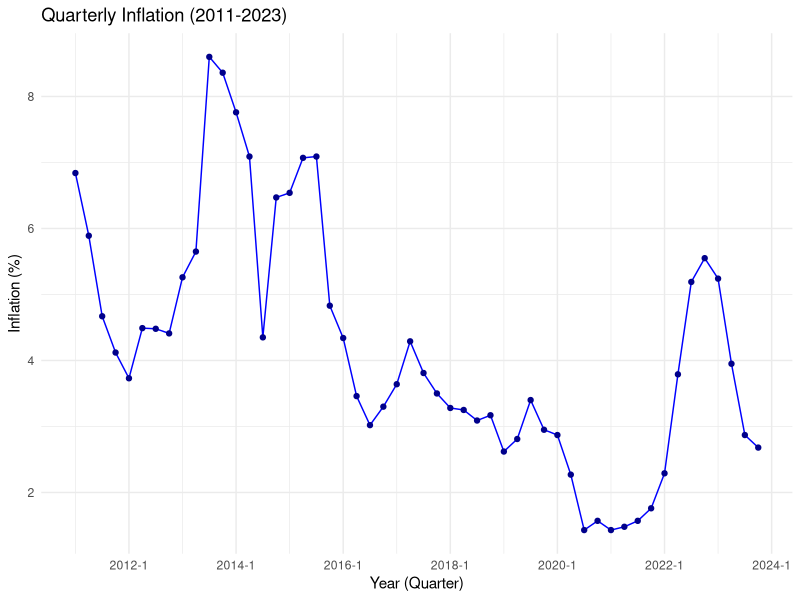
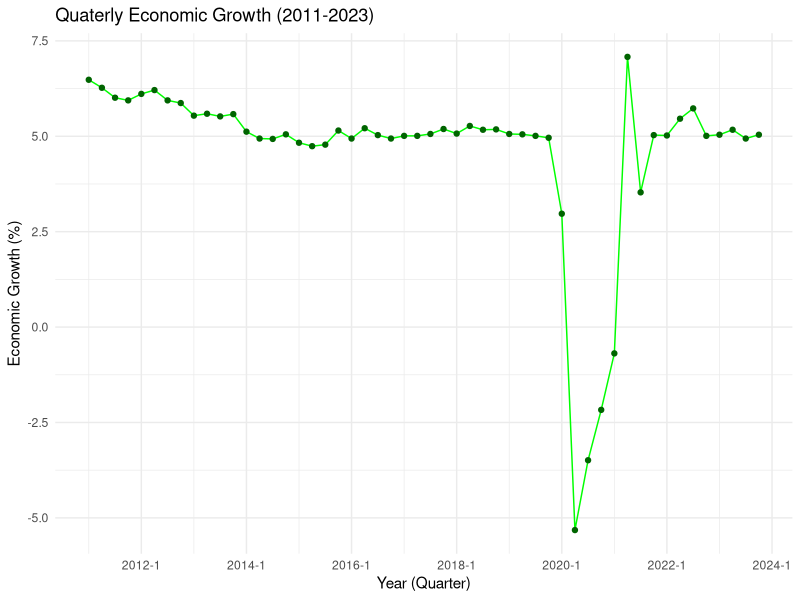
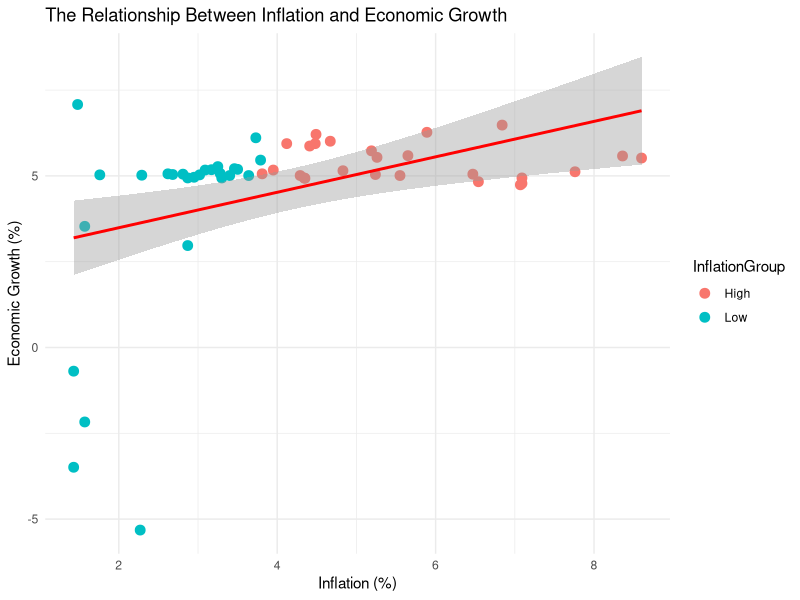
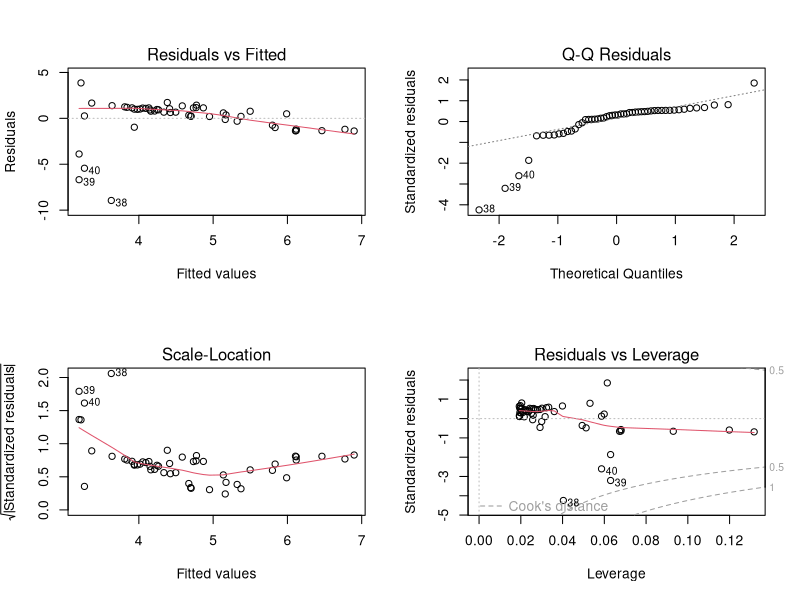
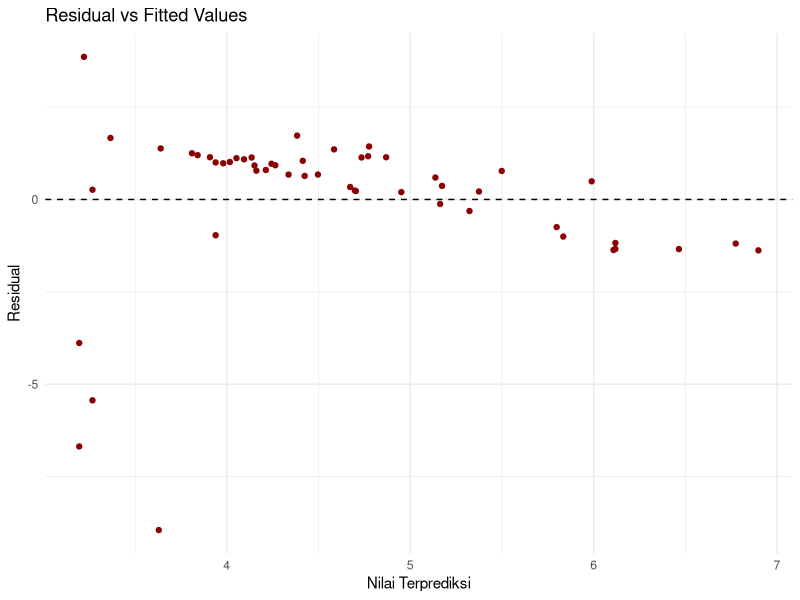

Write the R code that produced these figures, in order.
# --- 1. MEMUAT LIBRARY ---
library(tidyverse)
library(lubridate)
library(zoo)
library(ggplot2)

# --- 2. MEMBANGUN DATA FRAME ---
# Data input per triwulan dari tahun 2011 hingga 2023
tahun <- rep(2011:2023, each = 4)
triwulan <- rep(c("I", "II", "III", "IV"), times = 13)
inflasi <- c(6.84, 5.89, 4.67, 4.12, 3.73, 4.49, 4.48, 4.41, 5.26, 5.65, 8.60, 8.36, 
             7.76, 7.09, 4.35, 6.47, 6.54, 7.07, 7.09, 4.83, 4.34, 3.46, 3.02, 3.30, 
             3.64, 4.29, 3.81, 3.50, 3.28, 3.25, 3.09, 3.17, 2.62, 2.81, 3.40, 2.95, 
             2.87, 2.27, 1.43, 1.57, 1.43, 1.48, 1.57, 1.76, 2.29, 3.79, 5.19, 5.55, 
             5.24, 3.95, 2.87, 2.68)
pertumbuhan_ekonomi <- c(6.48, 6.27, 6.01, 5.94, 6.11, 6.21, 5.94, 5.87, 5.54, 
                         5.59, 5.52, 5.58, 5.12, 4.94, 4.93, 5.05, 4.83, 4.74,
                         4.78, 5.15, 4.94, 5.21, 5.03, 4.94, 5.01, 5.01,
                         5.06, 5.19, 5.07, 5.27, 5.17, 5.18, 5.06, 5.05,
                         5.01, 4.96, 2.97, -5.32, -3.49, -2.17, -0.69, 7.08,
                         3.53, 5.03, 5.02, 5.46, 5.73, 5.01, 5.04, 5.17, 4.94, 5.04)

# Gabungkan data ke dalam data frame
data <- data.frame(
  Tahun = tahun,
  Triwulan = triwulan,
  Inflasi = inflasi,
  PertumbuhanEkonomi = pertumbuhan_ekonomi
)

# Membuat kolom YearQuarter untuk keperluan deret waktu
data <- data %>%
  mutate(
    QuarterNum = case_when(
      Triwulan == "I"   ~ 1,
      Triwulan == "II"  ~ 2,
      Triwulan == "III" ~ 3,
      Triwulan == "IV"  ~ 4,
      TRUE ~ NA_real_
    ),
    YearQuarter = as.yearqtr(paste(Tahun, QuarterNum), format = "%Y %q")
  )

# --- 3. PENGGOLONGAN DATA BERDASARKAN TINGKAT INFLASI ---
# Tujuan uji t: Mengetahui apakah perbedaan tingkat inflasi (rendah vs. tinggi)
# berpengaruh terhadap pertumbuhan ekonomi.
# Gunakan median inflasi sebagai batas pengelompokan.
median_inflasi <- median(data$Inflasi)
data <- data %>%
  mutate(InflationGroup = if_else(Inflasi <= median_inflasi, "Low", "High"))

# Tampilkan ringkasan per kelompok
data %>% 
  group_by(InflationGroup) %>% 
  summarise(
    Rata2_Inflasi = mean(Inflasi),
    Rata2_Pertumbuhan = mean(PertumbuhanEkonomi),
    n = n()
  )

# --- 4. ANALISIS DESKRIPTIF ---
summary(data)
str(data)

# --- 5. VISUALISASI DATA ---
## 5.1. Plot deret waktu untuk Inflasi
plot_inflasi <- ggplot(data, aes(x = YearQuarter, y = Inflasi)) +
  geom_line(color = "blue") +
  geom_point(color = "darkblue") +
  labs(title = "Quarterly Inflation (2011-2023)",
       x = "Year (Quarter)",
       y = "Inflation (%)") +
  theme_minimal()

## 5.2. Plot deret waktu untuk Pertumbuhan Ekonomi
plot_pertumbuhan <- ggplot(data, aes(x = YearQuarter, y = PertumbuhanEkonomi)) +
  geom_line(color = "green") +
  geom_point(color = "darkgreen") +
  labs(title = "Quaterly Economic Growth (2011-2023)",
       x = "Year (Quarter)",
       y = "Economic Growth (%)") +
  theme_minimal()

## 5.3. Scatter plot hubungan antara Inflasi dan Pertumbuhan Ekonomi
plot_scatter <- ggplot(data, aes(x = Inflasi, y = PertumbuhanEkonomi)) +
  geom_point(aes(color = InflationGroup), size = 3) +
  geom_smooth(method = "lm", se = TRUE, color = "red") +
  labs(title = "The Relationship Between Inflation and Economic Growth",
       x = "Inflation (%)",
       y = "Economic Growth (%)") +
  theme_minimal()

# Tampilkan plot
print(plot_inflasi)
print(plot_pertumbuhan)
print(plot_scatter)

# --- 6. UJI T DUA SAMPEL ---
# Tujuan uji t:
# Mengetahui apakah perbedaan tingkat inflasi (kelompok 'Rendah' vs 'Tinggi')
# berpengaruh pada rata-rata pertumbuhan ekonomi.
# Hipotesis:
#   H0: Rata-rata pertumbuhan ekonomi pada kelompok inflasi rendah = rata-rata pada kelompok inflasi tinggi.
#   H1: Rata-rata pertumbuhan ekonomi pada kelompok inflasi rendah ≠ rata-rata pada kelompok inflasi tinggi.
t_test_result <- t.test(PertumbuhanEkonomi ~ InflationGroup, data = data, conf.level = 0.95)
print(t_test_result)

# --- 7. ANALISIS REGRESI SEDERHANA ---
# Selain uji t, kita juga dapat melihat pengaruh inflasi terhadap pertumbuhan ekonomi
# dengan membangun model regresi sederhana.
reg_model <- lm(PertumbuhanEkonomi ~ Inflasi, data = data)
summary(reg_model)

# --- 8. UJI KORELASI
# Uji korelasi antara inflasi dan pertumbuhan ekonomi
correlation_result <- cor.test(data$Inflasi, data$PertumbuhanEkonomi)
print(correlation_result)

# --- 9. DIAGNOSTIK MODEL REGRESI ---
# Melihat plot diagnostik (residual plot, QQ plot, dsb)
par(mfrow = c(2,2))
plot(reg_model)
par(mfrow = c(1,1))

# Alternatif: Plot residual vs fitted menggunakan ggplot2
ggplot(data, aes(x = reg_model$fitted.values, y = reg_model$residuals)) +
  geom_point(color = "darkred") +
  geom_hline(yintercept = 0, linetype = "dashed", color = "black") +
  labs(title = "Residual vs Fitted Values",
       x = "Nilai Terprediksi",
       y = "Residual") +
  theme_minimal()

